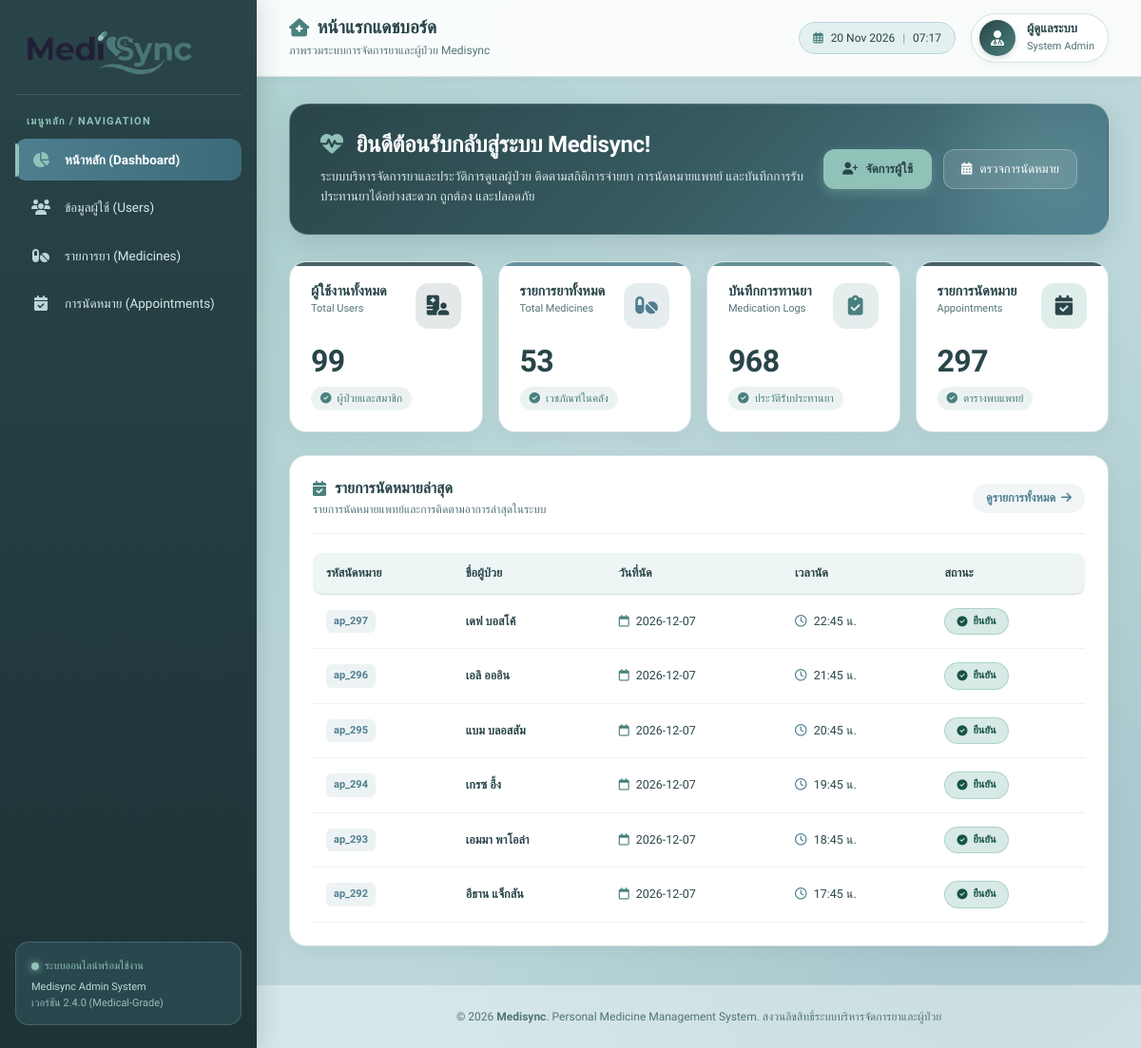
The page / on the database its author committed.
### tables this page shows
CREATE TABLE `appointments` (
  `appointment_id` varchar(10) NOT NULL,
  `user_id` int NOT NULL,
  `appointment_date` date NOT NULL,
  `appointment_time` time NOT NULL,
  `status` varchar(25) NOT NULL
);

CREATE TABLE `users` (
  `user_id` int NOT NULL,
  `name` varchar(150) NOT NULL,
  `date_of_birth` date NOT NULL,
  `gender` varchar(6) NOT NULL,
  `symptoms` varchar(100) NOT NULL,
  `causes` varchar(100) NOT NULL,
  `disease` varchar(100) NOT NULL,
  `medicine` varchar(100) NOT NULL
);

### www/index.php (the view, shortened to what this page needs)
<?php
require_once 'db_conn.php';
function countRecords($conn, $table) {
    $allowedTables = [
        'users',
        'medicines',
        'medication_log',
        'appointments'
    ];
    $sql = "SELECT COUNT(*) AS total FROM `$table`";
    $result = $conn->query($sql);
    $row = $result->fetch_assoc();
    return (int) $row['total'];
}
$totalUsers = countRecords($conn, 'users');
$totalMedicines = countRecords($conn, 'medicines');
$totalLogs = countRecords($conn, 'medication_log');
$totalAppointments = countRecords($conn, 'appointments');
$stats = [
    [
        "title" => "ผู้ใช้งานทั้งหมด",
        "en_title" => "Total Users",
        "value" => number_format($totalUsers),
        "icon" => "fa-hospital-user",
        "color" => "#294549",
        "bg_soft" => "rgba(41, 69, 73, 0.12)",
        "badge" => "ผู้ป่วยและสมาชิก",
        "link" => "user-page/user.php"
    ],
    [
        "title" => "รายการยาทั้งหมด",
        "en_title" => "Total Medicines",
        "value" => number_format($totalMedicines),
        "icon" => "fa-pills",
        "color" => "#4E7F90",
        "bg_soft" => "rgba(78, 127, 144, 0.14)",
        "badge" => "เวชภัณฑ์ในคลัง",
        "link" => "medicine-page/medicine.php"
    ],
    [
        "title" => "บันทึกการทานยา",
        "en_title" => "Medication Logs",
        "value" => number_format($totalLogs),
        "icon" => "fa-clipboard-check",
        "color" => "#4A807E",
        "bg_soft" => "rgba(74, 128, 126, 0.14)",
        "badge" => "ประวัติรับประทานยา",
        "link" => "medication-log-page/medication-log.php"
    ],
    [
        "title" => "รายการนัดหมาย",
        "en_title" => "Appointments",
        "value" => number_format($totalAppointments),
        "icon" => "fa-calendar-check",
        "color" => "#294549",
        "accent" => "#90C2B7",
        "bg_soft" => "rgba(144, 194, 183, 0.28)",
        "badge" => "ตารางพบแพทย์",
        "link" => "appointment-page/appointment.php"
    ],
];
$sql = "
    SELECT
        a.appointment_id,
        u.name AS user_name,
        a.appointment_date,
        a.appointment_time,
        a.status
    FROM appointments a
    LEFT JOIN users u
        ON a.user_id = u.user_id
    ORDER BY
        a.appointment_date DESC,
        a.appointment_time DESC
    LIMIT 6
";
$result = $conn->query($sql);
$recentAppointments = [];
if ($result) {
    while ($row = $result->fetch_assoc()) {
        $recentAppointments[] = [
            "id" => $row['appointment_id'],
            "name" => $row['user_name'] ?? 'ไม่ระบุชื่อ',
            "date" => $row['appointment_date'],
            "time" => $row['appointment_time'],
            "status" => $row['status']
        ];
    }
}
function e($value) {
    return htmlspecialchars((string) $value, ENT_QUOTES, 'UTF-8');
}
?>
<!DOCTYPE html>
<html lang="th">
<head>
    <link href="https://cdn.jsdelivr.net/npm/bootstrap@5.3.3/dist/css/bootstrap.min.css" rel="stylesheet">
    <link rel="stylesheet" href="https://cdnjs.cloudflare.com/ajax/libs/font-awesome/6.7.2/css/all.min.css">
</head>
<body>
<aside class="sidebar" id="sidebar">
    <a href="index.php" class="sidebar-brand">
        <img src="assets/logo.svg"
             alt="Medisync Logo"
             class="brand-logo-img"
             onerror="this.style.display='none'; document.getElementById('brandFallback').style.display='flex';">
    </a>
    <div class="menu-label">เมนูหลัก / NAVIGATION</div>
    <ul class="sidebar-menu">
        <li>
            <a href="index.php" class="active">
                <i class="fa-solid fa-chart-pie"></i>
                <span>หน้าหลัก (Dashboard)</span>
            </a>
        </li>
        <li>
            <a href="user-page/user.php">
                <i class="fa-solid fa-users"></i>
                <span>ข้อมูลผู้ใช้ (Users)</span>
            </a>
        </li>
        <li>
            <a href="medicine-page/medicine.php">
                <i class="fa-solid fa-pills"></i>
                <span>รายการยา (Medicines)</span>
            </a>
        </li>
        <li>
            <a href="appointment-page/appointment.php">
                <i class="fa-solid fa-calendar-check"></i>
                <span>การนัดหมาย (Appointments)</span>
            </a>
        </li>
    </ul>
    <div class="sidebar-footer-card">
        <div class="system-status-indicator">
            <span class="status-dot"></span>
            <span>ระบบออนไลน์พร้อมใช้งาน</span>
        </div>
        <div style="font-size: 11px; color: var(--color-ice); line-height: 1.5;">
            Medisync Admin System<br>
            <span style="opacity: 0.8;">เวอร์ชัน 2.4.0 (Medical-Grade)</span>
        </div>
    </div>
</aside>
<main class="main-content">
    <header class="topbar">
        <div class="d-flex align-items-center gap-3">
            <div class="page-heading">
                <h5>
                    <i class="fa-solid fa-house-medical" style="color: var(--color-teal);"></i>
                    หน้าแรกแดชบอร์ด
                </h5>
                <p>ภาพรวมระบบการจัดการยาและผู้ป่วย Medisync</p>
            </div>
        </div>
        <div class="topbar-actions">
            <div class="header-date-badge">
                <i class="fa-regular fa-calendar-days"></i>
                <span><?= date('d M Y') ?></span>
                <span style="opacity: 0.5;">|</span>
                <span id="liveClock"><?= date('H:i') ?></span>
            </div>
            <div class="admin-profile">
                <div class="admin-avatar">
                    <i class="fa-solid fa-user-doctor"></i>
                </div>
                <div class="admin-info">
                    <strong>ผู้ดูแลระบบ</strong>
                    <small>System Admin</small>
                </div>
            </div>
        </div>
    </header>
    <div class="content-wrapper">
        <section class="welcome-hero">
            <div class="welcome-text">
                <h2>
                    <i class="fa-solid fa-heart-pulse me-2" style="color: var(--color-mint);"></i>
                    ยินดีต้อนรับกลับสู่ระบบ Medisync!
                </h2>
                <p>
                    ระบบบริหารจัดการยาและประวัติการดูแลผู้ป่วย ติดตามสถิติการจ่ายยา การนัดหมายแพทย์
                    และบันทึกการรับประทานยาได้อย่างสะดวก ถูกต้อง และปลอดภัย
                </p>
            </div>
            <div class="hero-action-buttons">
                <a href="user-page/user.php" class="btn-hero-primary">
                    <i class="fa-solid fa-user-plus"></i>
                    <span>จัดการผู้ใช้</span>
                </a>
                <a href="appointment-page/appointment.php" class="btn-hero-outline">
                    <i class="fa-solid fa-calendar-days"></i>
                    <span>ตรวจการนัดหมาย</span>
                </a>
            </div>
        </section>
        <section class="row g-3 mb-4">
            <?php foreach ($stats as $stat): ?>
                <div class="col-12 col-sm-6 col-xl-3">
                    <a href="<?= e($stat['link']) ?>" class="stat-card-link">
                        <div class="stat-card" style="--stat-theme-color: <?= e($stat['color']) ?>;">
                            <div class="stat-header">
                                <div class="stat-titles">
                                    <h6><?= e($stat['title']) ?></h6>
                                    <small><?= e($stat['en_title']) ?></small>
                                </div>
                                <div class="stat-icon-wrapper" style="background: <?= e($stat['bg_soft']) ?>; color: <?= e($stat['color']) ?>;">
                                    <i class="fa-solid <?= e($stat['icon']) ?>"></i>
                                </div>
                            </div>
                            <div class="stat-body">
                                <div class="stat-number">
                                    <?= e($stat['value']) ?>
                                </div>
                                <div class="stat-badge">
                                    <i class="fa-solid fa-circle-check"></i>
                                    <span><?= e($stat['badge']) ?></span>
                                </div>
                            </div>
                        </div>
                    </a>
                </div>
            <?php endforeach; ?>
        </section>
        <section class="row g-4">
            <div class="col-12 col-8">
                <div class="panel">
                    <div class="panel-header">
                        <div>
                            <h5>
                                <i class="fa-solid fa-calendar-check"></i>
                                รายการนัดหมายล่าสุด
                            </h5>
                            <p>รายการนัดหมายแพทย์และการติดตามอาการล่าสุดในระบบ</p>
                        </div>
                        <a href="appointment-page/appointment.php" class="view-all-link">
                            <span>ดูรายการทั้งหมด</span>
                            <i class="fa-solid fa-arrow-right"></i>
                        </a>
                    </div>
                    <div class="table-responsive">
                        <table class="custom-table">
                            <thead>
                                <tr>
                                    <th>รหัสนัดหมาย</th>
                                    <th>ชื่อผู้ป่วย</th>
                                    <th>วันที่นัด</th>
                                    <th>เวลานัด</th>
                                    <th>สถานะ</th>
                                </tr>
                            </thead>
                            <tbody>
                                <?php if (!empty($recentAppointments)): ?>
                                    <?php foreach ($recentAppointments as $appointment): ?>
                                        <?php
                                        $rawStatus = trim($appointment['status']);
                                        $statusClass = 'status-pending';
                                        $statusIcon = 'fa-clock';
                                        if (in_array($rawStatus, ['ยืนยัน', 'Confirmed', 'confirmed'], true)) {
                                            $statusClass = 'status-confirmed';
                                            $statusIcon = 'fa-check-circle';
                                        } elseif (in_array($rawStatus, ['เลื่อน', 'Cancelled', 'cancelled', 'ยกเลิก'], true)) {
                                            $statusClass = 'status-rescheduled';
                                            $statusIcon = 'fa-clock-rotate-left';
                                        }
                                        ?>
                                        <tr>
                                            <td>
                                                <span class="id-badge">
                                                    <?= e($appointment['id']) ?>
                                                </span>
                                            </td>
                                            <td>
                                                <span class="patient-name-text">
                                                    <?= e($appointment['name']) ?>
                                                </span>
                                            </td>
                                            <td>
                                                <i class="fa-regular fa-calendar me-1" style="color: var(--color-teal);"></i>
                                                <?= e($appointment['date']) ?>
                                            </td>
                                            <td>
                                                <i class="fa-regular fa-clock me-1" style="color: var(--color-secondary);"></i>
                                                <?= e(substr($appointment['time'], 0, 5)) ?> น.
                                            </td>
                                            <td>
                                                <span class="status-badge <?= $statusClass ?>">
                                                    <i class="fa-solid <?= $statusIcon ?>"></i>
                                                    <?= e($appointment['status']) ?>
                                                </span>
                                            </td>
                                        </tr>
                                    <?php endforeach; ?>
                                <?php endif; ?>
                            </tbody>
                        </table>
                    </div>
                </div>
            </div>
        </section>
    </div>
    <footer class="footer">
        &copy; <?= date('Y') ?> <strong>Medisync</strong>. Personal Medicine Management System.
        สงวนลิขสิทธิ์ระบบบริหารจัดการยาและผู้ป่วย
    </footer>
</main>
</body>
</html>

### rows shown on the page
appointments: appointment_id "ap_297", user.name "เดฟ บอสโค้", appointment_date "2026-12-07", appointment_time "22:45", status "ยืนยัน"
appointments: appointment_id "ap_296", user.name "เอลิ อออิน", appointment_date "2026-12-07", appointment_time "21:45", status "ยืนยัน"
appointments: appointment_id "ap_295", user.name "แบม บลอสสัม", appointment_date "2026-12-07", appointment_time "20:45", status "ยืนยัน"
appointments: appointment_id "ap_294", user.name "เกรซ อึ้ง", appointment_date "2026-12-07", appointment_time "19:45", status "ยืนยัน"
appointments: appointment_id "ap_293", user.name "เอมมา พาโอล่า", appointment_date "2026-12-07", appointment_time "18:45", status "ยืนยัน"
appointments: appointment_id "ap_292", user.name "อีธาน แจ็กสัน", appointment_date "2026-12-07", appointment_time "17:45", status "ยืนยัน"

### other values the page prints
$stat['title'] "ผู้ใช้งานทั้งหมด"
$stat['en_title'] "Total Users"
$stat['value'] "99"
$stat['badge'] "ผู้ป่วยและสมาชิก"
$stat['title'] "รายการยาทั้งหมด"
$stat['en_title'] "Total Medicines"
$stat['value'] "53"
$stat['badge'] "เวชภัณฑ์ในคลัง"
$stat['title'] "บันทึกการทานยา"
$stat['en_title'] "Medication Logs"
$stat['value'] "968"
$stat['badge'] "ประวัติรับประทานยา"
$stat['title'] "รายการนัดหมาย"
$stat['en_title'] "Appointments"
$stat['value'] "297"
